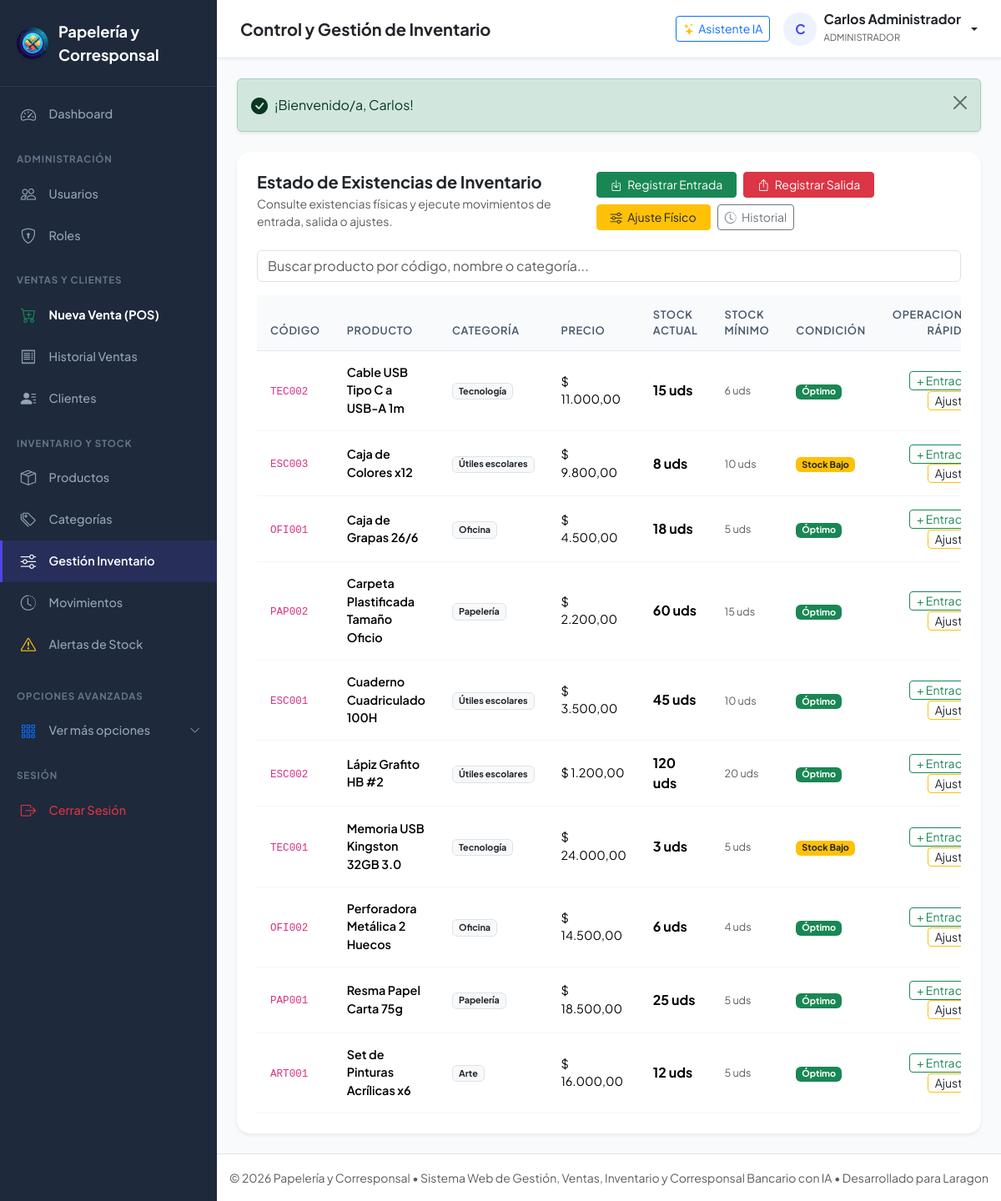
/Public/inventario (signed in), run on the app's committed database.
### tables this page shows
CREATE TABLE IF NOT EXISTS `producto` (
    `id_producto` INT AUTO_INCREMENT PRIMARY KEY,
    `id_categoria` INT NOT NULL,
    `codigo` VARCHAR(50) NOT NULL UNIQUE,
    `nombre` VARCHAR(150) NOT NULL,
    `descripcion` VARCHAR(255) NULL,
    `precio` DECIMAL(12,2) NOT NULL,
    `stock_actual` INT NOT NULL DEFAULT 0,
    `stock_minimo` INT NOT NULL DEFAULT 0,
    `estado` ENUM('ACTIVO','INACTIVO') NOT NULL DEFAULT 'ACTIVO',
    `fecha_registro` DATETIME NOT NULL DEFAULT CURRENT_TIMESTAMP,
    `fecha_actualizacion` DATETIME NULL,
    CONSTRAINT `fk_producto_categoria` FOREIGN KEY (`id_categoria`) REFERENCES `categoria`(`id_categoria`) ON UPDATE CASCADE
);

CREATE TABLE IF NOT EXISTS `categoria` (
    `id_categoria` INT AUTO_INCREMENT PRIMARY KEY,
    `nombre` VARCHAR(100) NOT NULL UNIQUE,
    `descripcion` VARCHAR(255) NULL,
    `estado` ENUM('ACTIVO','INACTIVO') NOT NULL DEFAULT 'ACTIVO'
);

### Controllers/InventarioController.php (called while the page is built, shortened)
<?php
require_once __DIR__ . '/../Models/Producto.php';
class InventarioController {
    private Producto $productoModel;
    public function __construct() {
        $this->productoModel = new Producto();
    }
    public function index(): void {
        $productos = $this->productoModel->getAll(false);
        require_once VIEWS_PATH . '/Inventario/index.php';
    }
}

### Public/index.php (called while the page is built, shortened)
<?php
require_once __DIR__ . '/../Config/config.php';
Router::resolve();

### Config/config.php (called while the page is built, shortened)
<?php
function env($key, $default = null) {
    $value = getenv($key);
    return $value;
}
function url($path = '') {
    $path = ltrim($path, '/');
    return BASE_URL . ($path ? '/' . $path : '');
}
function formatMoney($amount) {
    return '$ ' . number_format((float)$amount, 2, ',', '.');
}
function sanitize($data) {
    return htmlspecialchars(trim((string)$data), ENT_QUOTES, 'UTF-8');
}

### Config/database.php (called while the page is built, shortened)
<?php
require_once __DIR__ . '/config.php';
class Database {
    private static ?PDO $instance = null;
    public static function getConnection(): PDO {
        if (self::$instance === null) {
            $host = env('DB_HOST', '127.0.0.1');
            $port = env('DB_PORT', '3306');
            $dbName = env('DB_DATABASE', 'papeleria_corresponsal');
            $username = env('DB_USERNAME', 'root');
            $password = env('DB_PASSWORD', '');
            $dsn = "mysql:host={$host};port={$port};dbname={$dbName};charset=utf8mb4";
            $options = [
                PDO::ATTR_ERRMODE            => PDO::ERRMODE_EXCEPTION,
                PDO::ATTR_DEFAULT_FETCH_MODE => PDO::FETCH_ASSOC,
                PDO::ATTR_EMULATE_PREPARES   => false,
                PDO::MYSQL_ATTR_INIT_COMMAND => "SET NAMES utf8mb4 COLLATE utf8mb4_unicode_ci"
            ];
            try {
                self::$instance = new PDO($dsn, $username, $password, $options);
            } catch (PDOException $e) {
                try {
                    $dsnNoDb = "mysql:host={$host};port={$port};charset=utf8mb4";
                    return new PDO($dsnNoDb, $username, $password, $options);
                } catch (PDOException $ex) {
                    die("Error crítico de conexión a la base de datos en Laragon: " . $ex->getMessage());
                }
            }
        }
        return self::$instance;
    }
}

### models/Producto.php (called while the page is built, shortened)
<?php
require_once __DIR__ . '/../Config/database.php';
class Producto {
    private PDO $db;
    public function __construct() {
        $this->db = Database::getConnection();
    }
    public function getAll(bool $onlyActive = false, ?int $categoryId = null, ?string $search = null): array {
        $sql = "SELECT p.*, c.nombre AS categoria_nombre
                FROM producto p
                JOIN categoria c ON p.id_categoria = c.id_categoria
                WHERE 1=1 ";
        $params = [];
        $sql .= " ORDER BY p.nombre ASC";
        $stmt = $this->db->prepare($sql);
        $stmt->execute($params);
        return $stmt->fetchAll();
    }
}

### Views/Inventario/index.php (the view, shortened to what this page needs)
<?php
require_once VIEWS_PATH . '/Layouts/header.php';
?>
<div class="card shadow-sm border-0 rounded-4 p-4">
    <div class="d-flex flex-column flex-sm-row justify-content-between align-items-sm-center gap-3 mb-4">
        <div>
            <h5 class="fw-bold mb-1">Estado de Existencias de Inventario</h5>
            <p class="text-muted small mb-0">Consulte existencias físicas y ejecute movimientos de entrada, salida o ajustes.</p>
        </div>
        <div class="d-flex gap-2 flex-wrap">
            <?php if ($isAdmin): ?>
                <a href="<?= url('inventario/entrada') ?>" class="btn btn-success btn-sm px-3">
                    <i class="bi bi-box-arrow-in-down me-1"></i> Registrar Entrada
                </a>
                <a href="<?= url('inventario/salida') ?>" class="btn btn-danger btn-sm px-3">
                    <i class="bi bi-box-arrow-up me-1"></i> Registrar Salida
                </a>
                <a href="<?= url('inventario/ajuste') ?>" class="btn btn-warning text-dark btn-sm px-3">
                    <i class="bi bi-sliders me-1"></i> Ajuste Físico
                </a>
            <?php endif; ?>
            <a href="<?= url('inventario/historial') ?>" class="btn btn-outline-secondary btn-sm">
                <i class="bi bi-clock-history me-1"></i> Historial
            </a>
        </div>
    </div>
    <div class="mb-3">
        <input type="text" class="form-control table-search-input" data-table="tabla-inventario" placeholder="Buscar producto por código, nombre o categoría...">
    </div>
    <div class="table-responsive">
        <table class="table table-custom mb-0" id="tabla-inventario">
            <thead>
                <tr>
                    <th>Código</th>
                    <th>Producto</th>
                    <th>Categoría</th>
                    <th>Precio</th>
                    <th>Stock Actual</th>
                    <th>Stock Mínimo</th>
                    <th>Condición</th>
                    <?php if ($isAdmin): ?>
                        <th class="text-end">Operaciones Rápidas</th>
                    <?php endif; ?>
                </tr>
            </thead>
            <tbody>
                <?php foreach ($productos as $p): ?>
                    <tr>
                        <td><code><?= sanitize($p['codigo']) ?></code></td>
                        <td class="fw-semibold"><?= sanitize($p['nombre']) ?></td>
                        <td><span class="badge bg-light text-dark border"><?= sanitize($p['categoria_nombre']) ?></span></td>
                        <td><?= formatMoney($p['precio']) ?></td>
                        <td class="fw-bold fs-6">
                            <?= $p['stock_actual'] ?> uds
                        </td>
                        <td><small class="text-muted"><?= $p['stock_minimo'] ?> uds</small></td>
                        <td>
                            <?php if ($p['stock_actual'] <= 0): ?>
                                <span class="badge bg-danger">Agotado</span>
                            <?php elseif ($p['stock_actual'] <= $p['stock_minimo']): ?>
                                <span class="badge bg-warning text-dark">Stock Bajo</span>
                            <?php else: ?>
                                <span class="badge bg-success">Óptimo</span>
                            <?php endif; ?>
                        </td>
                        <?php if ($isAdmin): ?>
                            <td class="text-end">
                                <a href="<?= url('inventario/entrada?producto=' . $p['id_producto']) ?>" class="btn btn-sm btn-outline-success py-0 px-2" title="Entrada rápida">
                                    + Entrada
                                </a>
                                <a href="<?= url('inventario/ajuste?producto=' . $p['id_producto']) ?>" class="btn btn-sm btn-outline-warning text-dark py-0 px-2" title="Ajustar">
                                    Ajuste
                                </a>
                            </td>
                        <?php endif; ?>
                    </tr>
                <?php endforeach; ?>
            </tbody>
        </table>
    </div>
</div>
<?php require_once VIEWS_PATH . '/Layouts/footer.php'; ?>

### Public/css/style.css (style rules this page uses)
:root { --primary-color: #4f46e5; --primary-hover: #4338ca; --primary-light: #eef2ff; --secondary-color: #0ea5e9; --success-color: #10b981; --warning-color: #f59e0b; --danger-color: #ef4444; --dark-bg: #0f172a; --sidebar-bg: #1e293b; --sidebar-hover: #334155; --sidebar-text: #94a3b8; --sidebar-active: #ffffff; --card-bg: #ffffff; --body-bg: #f8fafc; --border-color: #e2e8f0; --text-main: #1e293b; --text-muted: #64748b; --radius-sm: 8px; --radius-md: 12px; --radius-lg: 16px; --shadow-sm: 0 1px 3px rgba(0,0,0,0.05); --shadow-md: 0 4px 6px -1px rgba(0,0,0,0.07), 0 2px 4px -2px rgba(0,0,0,0.05); --shadow-lg: 0 10px 15px -3px rgba(0,0,0,0.08), 0 4px 6px -4px rgba(0,0,0,0.04); }
body { font-family: 'Plus Jakarta Sans', 'Inter', -apple-system, BlinkMacSystemFont, 'Segoe UI', Roboto, sans-serif; background-color: var(--body-bg); color: var(--text-main); min-height: 100vh; display: flex; flex-direction: column; }
.table-custom { border-collapse: separate; border-spacing: 0; width: 100%; }
.table-custom th { background: #f8fafc; color: #475569; font-size: 0.8rem; text-transform: uppercase; letter-spacing: 0.05em; font-weight: 600; border-bottom: 1px solid var(--border-color); padding: 0.85rem 1rem; }
.table-custom td { padding: 0.95rem 1rem; border-bottom: 1px solid #f1f5f9; vertical-align: middle; font-size: 0.9rem; }

### data on the page
producto: codigo "TEC002", nombre "Cable USB Tipo C a USB-A 1m", id_categoria.nombre "Tecnología", precio "$ 11.000,00", stock_actual "15", stock_minimo "6", shows "Óptimo"
producto: codigo "ESC003", nombre "Caja de Colores x12", id_categoria.nombre "Útiles escolares", precio "$ 9.800,00", stock_actual "8", stock_minimo "10", shows "Stock Bajo"
producto: codigo "OFI001", nombre "Caja de Grapas 26/6", id_categoria.nombre "Oficina", precio "$ 4.500,00", stock_actual "18", stock_minimo "5", shows "Óptimo"
producto: codigo "PAP002", nombre "Carpeta Plastificada Tamaño Oficio", id_categoria.nombre "Papelería", precio "$ 2.200,00", stock_actual "60", stock_minimo "15", shows "Óptimo"
producto: codigo "ESC001", nombre "Cuaderno Cuadriculado 100H", id_categoria.nombre "Útiles escolares", precio "$ 3.500,00", stock_actual "45", stock_minimo "10", shows "Óptimo"
producto: codigo "ESC002", nombre "Lápiz Grafito HB #2", id_categoria.nombre "Útiles escolares", precio "$ 1.200,00", stock_actual "120", stock_minimo "20", shows "Óptimo"
producto: codigo "TEC001", nombre "Memoria USB Kingston 32GB 3.0", id_categoria.nombre "Tecnología", precio "$ 24.000,00", stock_actual "3", stock_minimo "5", shows "Stock Bajo"
producto: codigo "OFI002", nombre "Perforadora Metálica 2 Huecos", id_categoria.nombre "Oficina", precio "$ 14.500,00", stock_actual "6", stock_minimo "4", shows "Óptimo"
producto: codigo "PAP001", nombre "Resma Papel Carta 75g", id_categoria.nombre "Papelería", precio "$ 18.500,00", stock_actual "25", stock_minimo "5", shows "Óptimo"
producto: codigo "ART001", nombre "Set de Pinturas Acrílicas x6", id_categoria.nombre "Arte", precio "$ 16.000,00", stock_actual "12", stock_minimo "5", shows "Óptimo"

### other printed values
APP_NAME "Papelería y Corresponsal"
$pageTitle "Control y Gestión de Inventario"
substr($_SESSION['user_name'] ?? 'U', 0, 1) "C"
$_SESSION['user_name'] "Carlos Administrador"
$_SESSION['user_role'] "ADMINISTRADOR"
$flash['message'] "¡Bienvenido/a, Carlos!"
